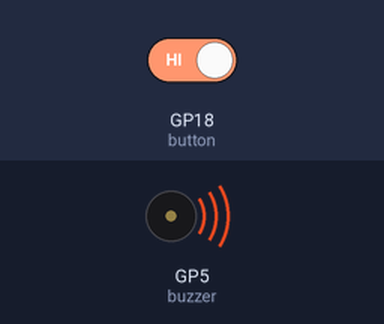
Bench run of a program on a simulated Raspberry Pi Pico running MicroPython. On the bench: buzzer (waves = sounding, pin HIGH). Wiring (from the project's diagram.json): buzzer on GP5, switch on GP18. The inputs (shaded band) are chosen by the test bench; at power-on: GP18 (button) HIGH. Threads take turns every 2 ms.

Above: at 1.2 s.
1.3 s: GP18 (button) driven LOW
At 2.3 s:
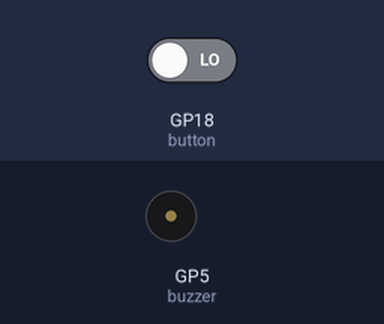
Timing chart, 0 to 4.3 s (numbered marks = the images above; inputs shaded):
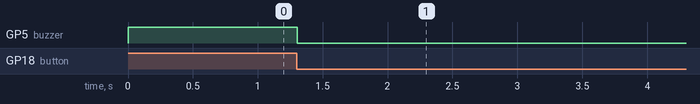

Measured:
- after the input at 1.3 s, GP5 (buzzer): HIGH → LOW at once

The program:

main.py
```python
import time, _thread, machine
from machine import Pin

global allarm

def buzzer():
  buzzer = Pin(5, Pin.OUT)
  while allarm == 1:
    buzzer.value(1)

  buzzer.value(0)


_thread.start_new_thread(buzzer, ())

button = Pin(18, Pin.IN)
value = button.value()
while True:
  if button.value()==1:
    allarm = 1
  else:
    allarm = 0
```
